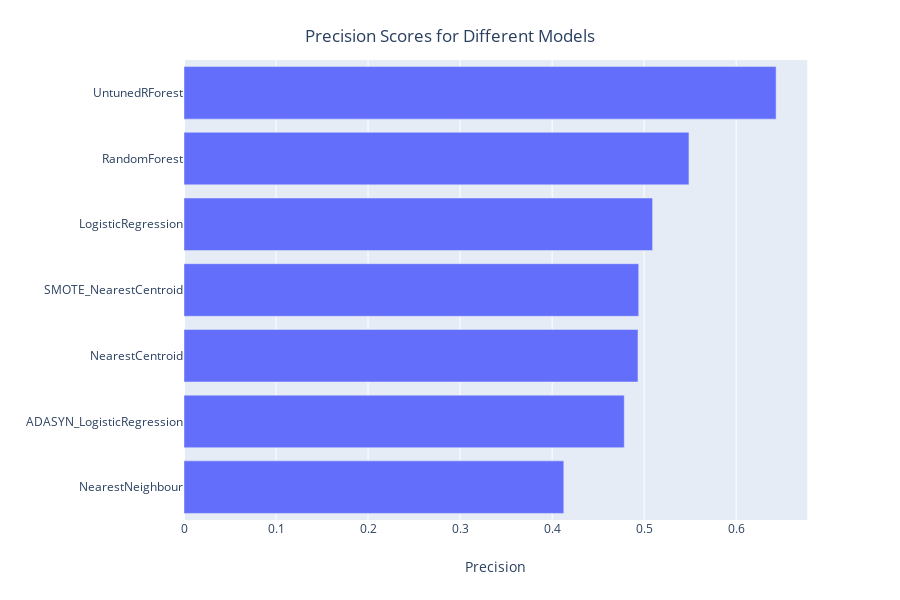

Here is the notebook cell this chart was saved with:
### Code cell
fig = px.bar(model_results.sort_values(by='Precision', ascending=True), x='Precision', y='Model', orientation='h')
fig.update_layout(
    title={
        'text' : 'Precision Scores for Different Models',
        'x': 0.5,
        'xanchor': 'center',
        'yanchor': 'top'
    },
    yaxis_title='',
)
fig.show();

### Figure 1 — Plotly figure (JSON) as saved in the notebook; plotly's stock layout.template omitted (floating-point values rounded to 4 significant figures)
{"data": [{"alignmentgroup": "True", "hoverlabel": {"namelength": 0}, "hovertemplate": "Precision=%{x}<br>Model=%{y}", "legendgroup": "", "marker": {"color": "#636efa"}, "name": "", "offsetgroup": "", "orientation": "h", "showlegend": false, "textposition": "auto", "type": "bar", "x": [0.4127, 0.4784, 0.4933, 0.4941, 0.5092, 0.5487, 0.6434], "xaxis": "x", "y": ["NearestNeighbour", "ADASYN_LogisticRegression", "NearestCentroid", "SMOTE_NearestCentroid", "LogisticRegression", "RandomForest", "UntunedRForest"], "yaxis": "y"}], "layout": {"barmode": "relative", "height": 600, "legend": {"tracegroupgap": 0}, "margin": {"t": 60}, "title": {"text": "Precision Scores for Different Models", "x": 0.5, "xanchor": "center", "yanchor": "top"}, "xaxis": {"anchor": "y", "domain": [0, 0.98], "title": {"text": "Precision"}}, "yaxis": {"anchor": "x", "domain": [0, 1], "title": {"text": ""}}}}
